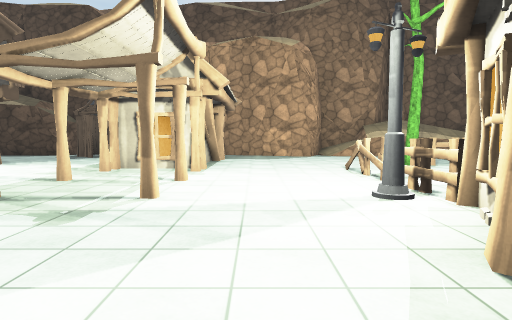
view 1 (above)

24 first-person views from a walk through a scene from a Unity 3-D project. The camera is 1.3 m above the floor, tilts 4° down and sees 75° across. The floor is counted in squares, 2.42 m on a side. Each view is taken from the middle of a square. On the plan, view 1 faces up. The plan holds only what a view shows up to about 9 squares ahead; the rest is blank. The place goes on beyond the plan. Flat ground stands in for the terrain. The player character is not drawn. Some surface patterns are stand-ins.

view 2
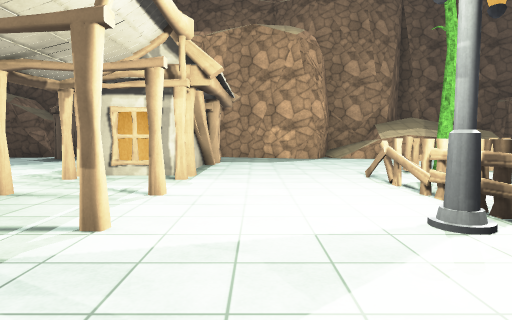

view 3
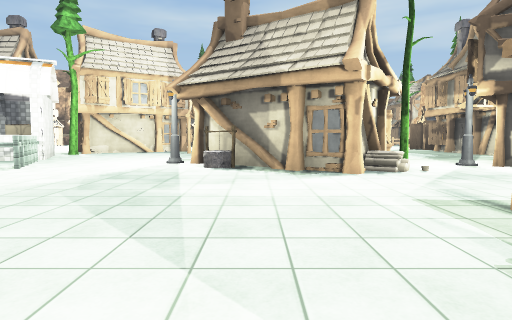

view 4
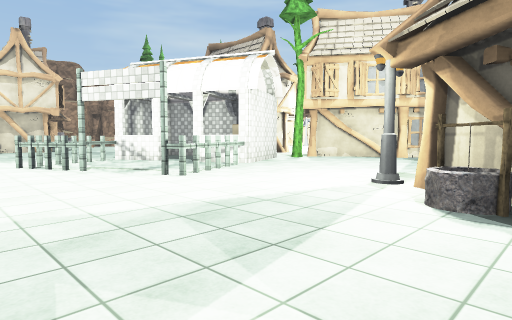

view 5
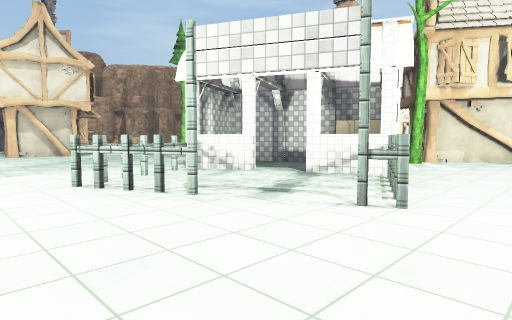

view 6
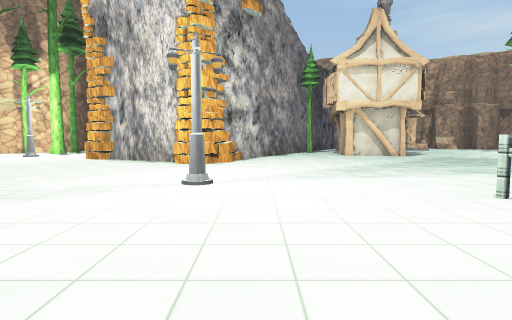

view 7
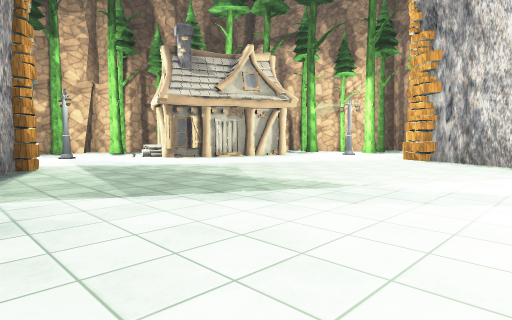

view 8
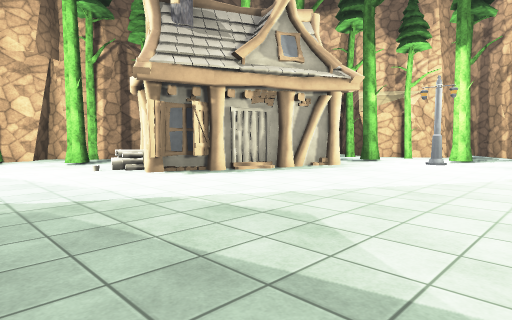

view 9
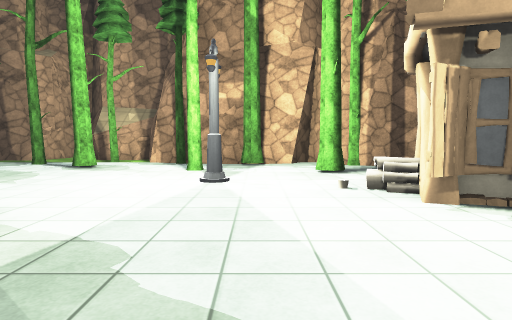

view 10
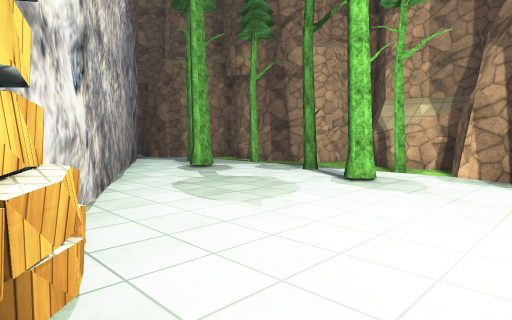

view 11
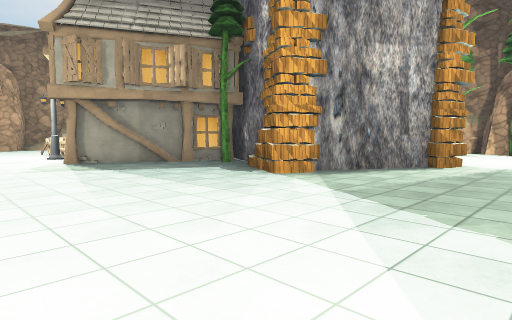

view 12
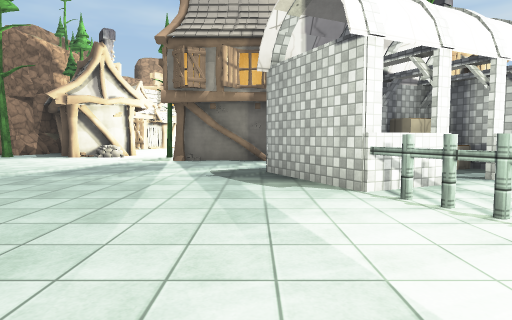

view 13
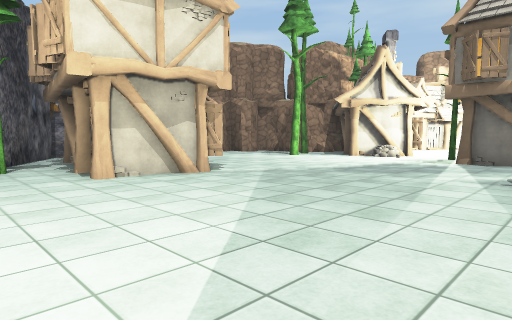

view 14
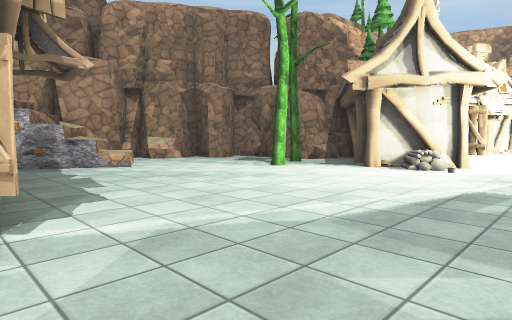

view 15
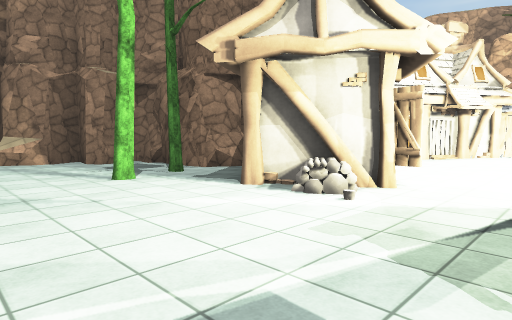

view 16
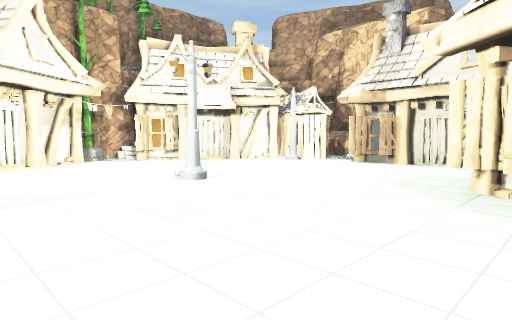

view 17
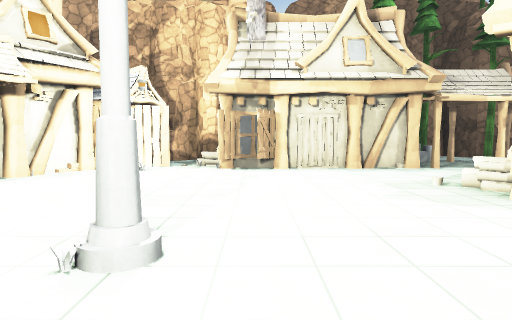

view 18
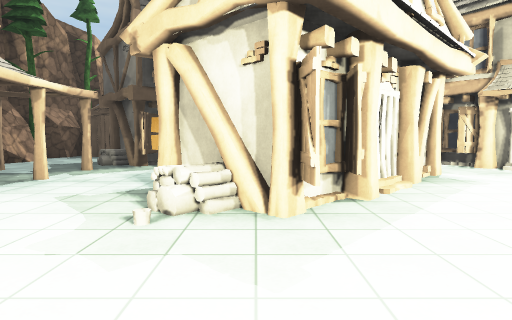

view 19
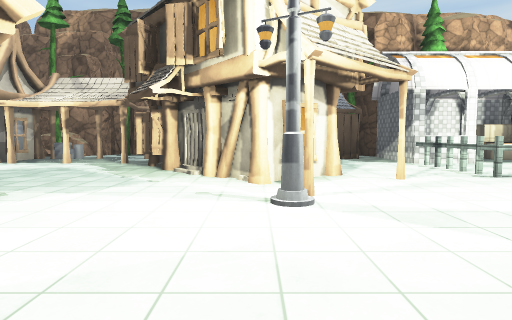

view 20
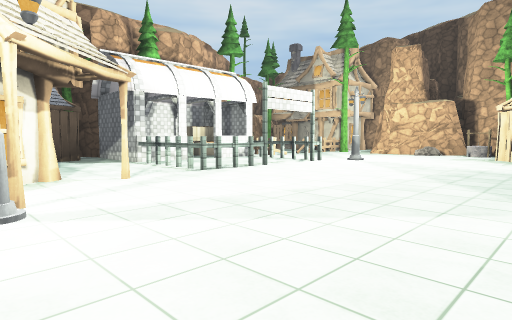

view 21
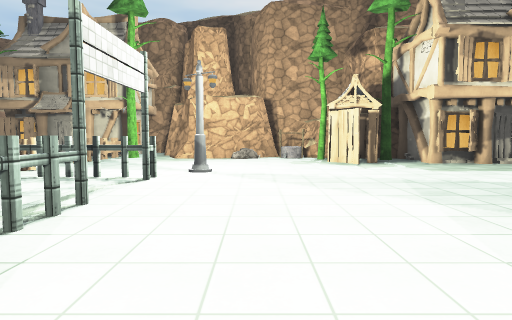

view 22
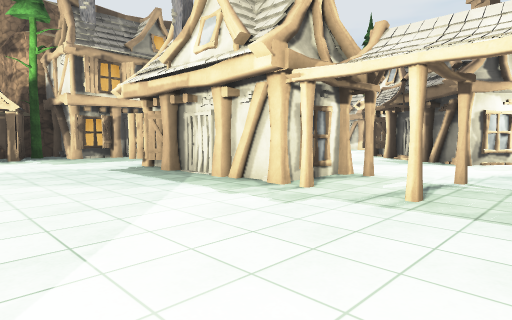

view 23
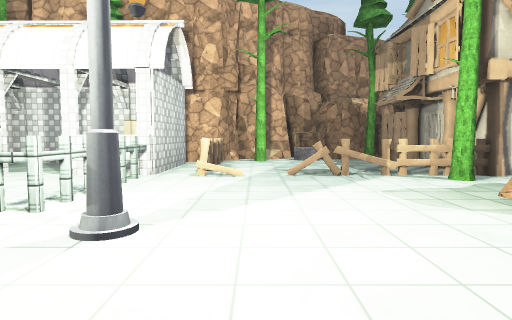

view 24
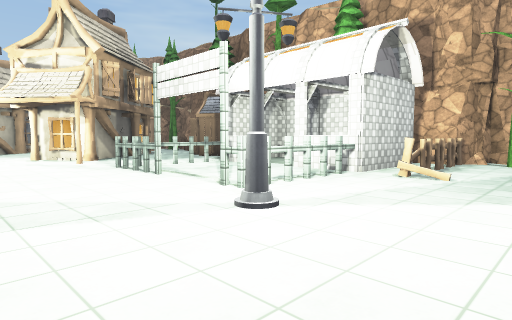

### Floor plan
Key: @ floor where view 1 was taken; # wall or solid block; . floor; / step, stairs or slope; H house; T tree; R rock; I thing the floor can be seen under or through; O other object.
Columns run from 24 left of view 1 to 13 right of it. Each row starts with its distance up from view 1.
 11     #
 10  TH.HT#####       # O  ######
  9 ##..O....RTT##    ..O HH....#
  8 #R..O.....O.H# H  ...  #.....
  7 ##T........... .H  ... #...T
  6  #OOO..O.....  ..H#H..##..OO
  5  ###IIII....H  ...H.......#.
  4   T.........#    .T.......O      ###
  3   #.#..#....#   ..HH...H.OH      #.#
  2  ######.....#H...H#.......#     ##...
  1   #O........HH..H##......H##H#  #.T.#
  0   #O .H..........HR.....@...H# ##.TT##
 -1   T. H#HO....H...O..........T  #.....#
 -2  ##.H#H....HH......... ....## ##...T.#
 -3  #T./H.....##....##........####...TT##
 -4  # .....##..##T###............#....T#
 -5  # O... #H. H ####.#.............T.##
 -6   THH.HH#...   #####............O.T#
 -7     #..H....H  ####....O.......H.T.#
 -8     #....... #.................HH.T#
 -9     H....... #................H  T##
-10   ##.....O..H..........#......#
-11   #OOO......T..........####....
-12     H#.....HH.....H...##   .OT.O
-13     H##H..###..... H.      .T #T
-14        HR ## T.... #T       TT#
-15        #T ##T..... ##      ####
-16            #.../#. .#       #
-17            ##../## ##
-18             ########

Where each view was taken, in squares from view 1:
view 1: 0 up, 0 right, facing up
view 2: 1 up, 0 right, facing up
view 3: 1 up, 0 right, facing left
view 4: 1 up, 3 left, facing down-left
view 5: 2 down, 3 left, facing down-left
view 6: 3 down, 2 left, facing down
view 7: 3 down, 1 left, facing down-right
view 8: 5 down, 2 right, facing down-right
view 9: 6 down, 4 right, facing right
view 10: 5 down, 6 right, facing up-right
view 11: 6 down, 1 left, facing up-right
view 12: 8 down, 3 left, facing left
view 13: 8 down, 3 left, facing down-left
view 14: 10 down, 6 left, facing down-left
view 15: 10 down, 9 left, facing down-left
view 16: 6 down, 13 left, facing down-left
view 17: 9 down, 14 left, facing left
view 18: 9 down, 17 left, facing up
view 19: 1 down, 13 left, facing left
view 20: 1 down, 13 left, facing up-left
view 21: 1 up, 16 left, facing up
view 22: 1 down, 15 left, facing up-right
view 23: 7 up, 15 left, facing left
view 24: 8 up, 15 left, facing down-left
